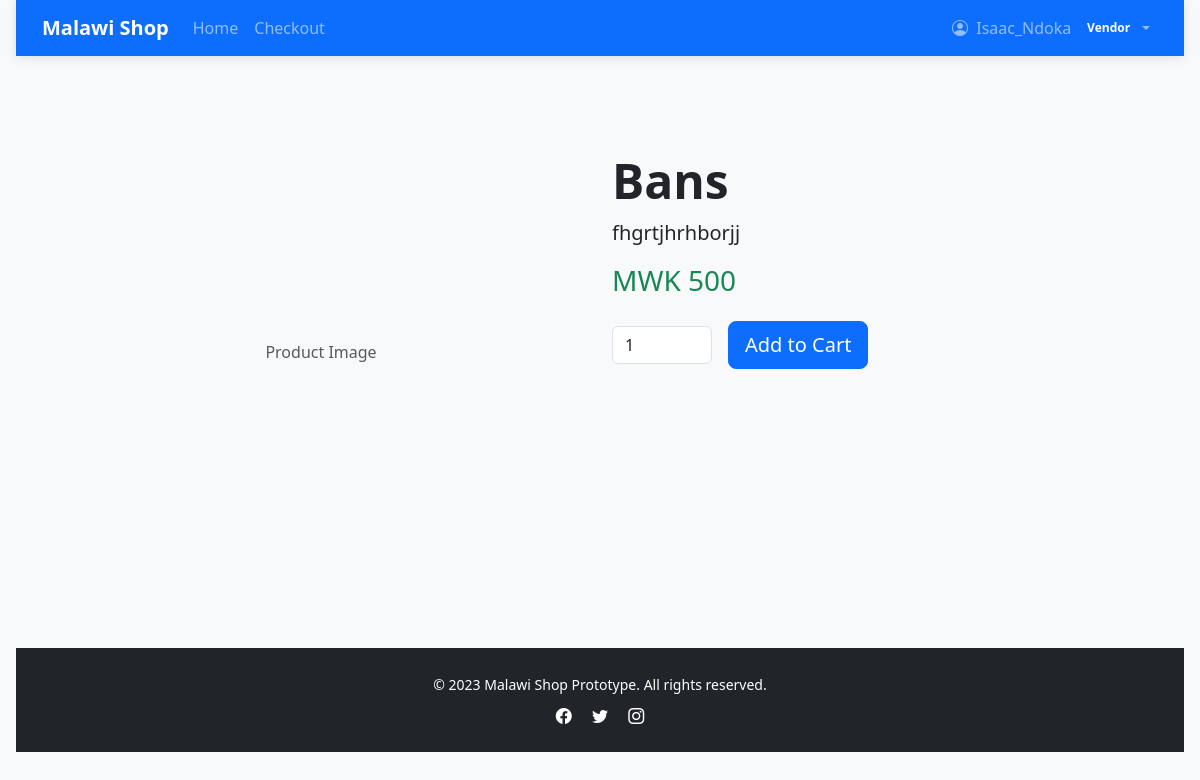
Screenshot of /p/bans/ (signed in) with the database file from the repository.
### shop/models.py (models this page shows, shortened)
class User(AbstractUser):
    CUSTOMER, VENDOR, ADMIN = 'customer', 'vendor', 'admin'
    ROLE_CHOICES = [(CUSTOMER,'Customer'),(VENDOR,'Vendor'),(ADMIN,'Admin')]
    role = models.CharField(max_length=20, choices=ROLE_CHOICES, default=CUSTOMER)
    phone_number = models.CharField(max_length=20, blank=True)
    address = models.TextField(blank=True)
    vendor_approved = models.BooleanField(default=False)

class Product(models.Model):
    vendor = models.ForeignKey(User, on_delete=models.PROTECT)
    name = models.CharField(max_length=160)
    slug = models.SlugField(unique=True)
    description = models.TextField(blank=True)
    price_mwk = models.PositiveIntegerField()
    stock_quantity = models.PositiveIntegerField(default=0)
    category = models.CharField(max_length=80)
    created_at = models.DateTimeField(auto_now_add=True)
    updated_at = models.DateTimeField(auto_now=True)

### shop/views.py (the view)
# urls.py: path('p/<slug:slug>/', product_detail, name='product_detail'),
def product_detail(request, slug):
    obj = get_object_or_404(Product, slug=slug)
    return render(request, 'product_detail.html', {'object': obj})

### templates/product_detail.html (shortened to what this page needs)
{% extends 'base.html' %}
{% block content %}
<div class="container py-5">
  <div class="row">
    <div class="col-lg-6">
      {% if object.images.all %}
        <div id="productCarousel" class="carousel slide" data-bs-ride="carousel">
          <div class="carousel-inner">
            {% for image in object.images.all %}
            <div class="carousel-item {% if forloop.first %}active{% endif %}">
              <div style="height: 400px; display: flex; align-items: center; justify-content: center; background-color: #f8f9fa;">
                <img src="{{ image.image.url }}" alt="{{ object.name }}" class="img-fluid" style="max-height: 100%; max-width: 100%;">
              </div>
            </div>
            {% endfor %}
          </div>
          {% if object.images.all.count > 1 %}
          <button class="carousel-control-prev" type="button" data-bs-target="#productCarousel" data-bs-slide="prev">
            <span class="carousel-control-prev-icon" aria-hidden="true"></span>
            <span class="visually-hidden">Previous</span>
          </button>
          <button class="carousel-control-next" type="button" data-bs-target="#productCarousel" data-bs-slide="next">
            <span class="carousel-control-next-icon" aria-hidden="true"></span>
            <span class="visually-hidden">Next</span>
          </button>
          {% endif %}
        </div>
      {% else %}
        <div class="bg-light" style="height: 400px; display: flex; align-items: center; justify-content: center;">
          <span class="text-muted">Product Image</span>
        </div>
      {% endif %}
    </div>
    <div class="col-lg-6">
      <h1 class="display-5 fw-bold">{{ object.name }}</h1>
      <p class="lead">{{ object.description }}</p>
      <h3 class="text-success mb-4">MWK {{ object.price_mwk }}</h3>
      <form method="post" action="{% url 'add_to_cart' %}" class="d-flex align-items-center">
        <input type="number" name="qty" value="1" min="1" class="form-control me-3" style="width: 100px;">
        <button class="btn btn-primary btn-lg">Add to Cart</button>
      </form>
    </div>
  </div>
</div>
{% endblock %}

### templates/base.html (shortened to what this page needs)
<!doctype html>
<html lang="en">
<head>
  <link href="https://cdn.jsdelivr.net/npm/bootstrap@5.3.0/dist/css/bootstrap.min.css" rel="stylesheet">
  <link rel="stylesheet" href="https://cdn.jsdelivr.net/npm/bootstrap-icons@1.10.0/font/bootstrap-icons.css">
  <link rel="stylesheet" href="/static/css/site.css">
</head>
<body>
  <nav class="navbar navbar-expand-lg navbar-dark bg-primary sticky-top">
    <div class="container">
      <a class="navbar-brand fw-bold" href="/">Malawi Shop</a>
      <div class="collapse navbar-collapse" id="navbarNav">
        <ul class="navbar-nav me-auto">
          <li class="nav-item">
            <a class="nav-link" href="/">Home</a>
          </li>
          <li class="nav-item">
            <a class="nav-link" href="/checkout/">Checkout</a>
          </li>
        </ul>
        <ul class="navbar-nav">
          {% if user.is_authenticated %}
          <li class="nav-item dropdown">
            <a class="nav-link dropdown-toggle d-flex align-items-center" href="#" role="button"
              data-bs-toggle="dropdown">
              <span class="me-2">
                <i class="bi bi-person-circle me-1"></i>
                {{ user.username }}
              </span>
              <span class="badge
                {% if user.role == 'vendor' %}bg-purple
                {% elif user.is_staff %}bg-danger
                {% else %}bg-success
                {% endif %}">
                {% if user.role == 'vendor' %}Vendor
                {% elif user.is_staff %}Admin
                {% else %}Customer
                {% endif %}
              </span>
            </a>
          </li>
          {% endif %}
        </ul>
      </div>
    </div>
  </nav>
  <main class="container my-5">
    {% block content %}{% endblock %}
  </main>
  <footer class="footer mt-auto">
    <div class="container text-center">
      <small>&copy; 2023 Malawi Shop Prototype. All rights reserved.</small>
      <div class="mt-2">
        <a href="#" class="text-white me-3"><i class="bi bi-facebook"></i></a>
        <a href="#" class="text-white me-3"><i class="bi bi-twitter"></i></a>
        <a href="#" class="text-white"><i class="bi bi-instagram"></i></a>
      </div>
    </div>
  </footer>
</body>
</html>

### static/css/site.css (style rules this page uses)
body { font-family: system-ui, Arial, sans-serif; margin:0; padding:0 1rem; }
button { padding:0.5rem 1rem }

### templates/base.html (style rules this page uses)
:root { --primary: #0d6efd; --secondary: #6c757d; --success: #198754; --light: #f8f9fa; --dark: #212529; }
body { background-color: #f8f9fa; padding-bottom: 3rem; }
.navbar { box-shadow: 0 2px 10px rgba(0, 0, 0, 0.1); }
.footer { background-color: var(--dark); color: white; padding: 1.5rem 0; margin-top: 3rem; }

### rows the page displays
User: username "Isaac_Ndoka"
Product: name "Bans", description "fhgrtjhrhborjj", price_mwk "500"
